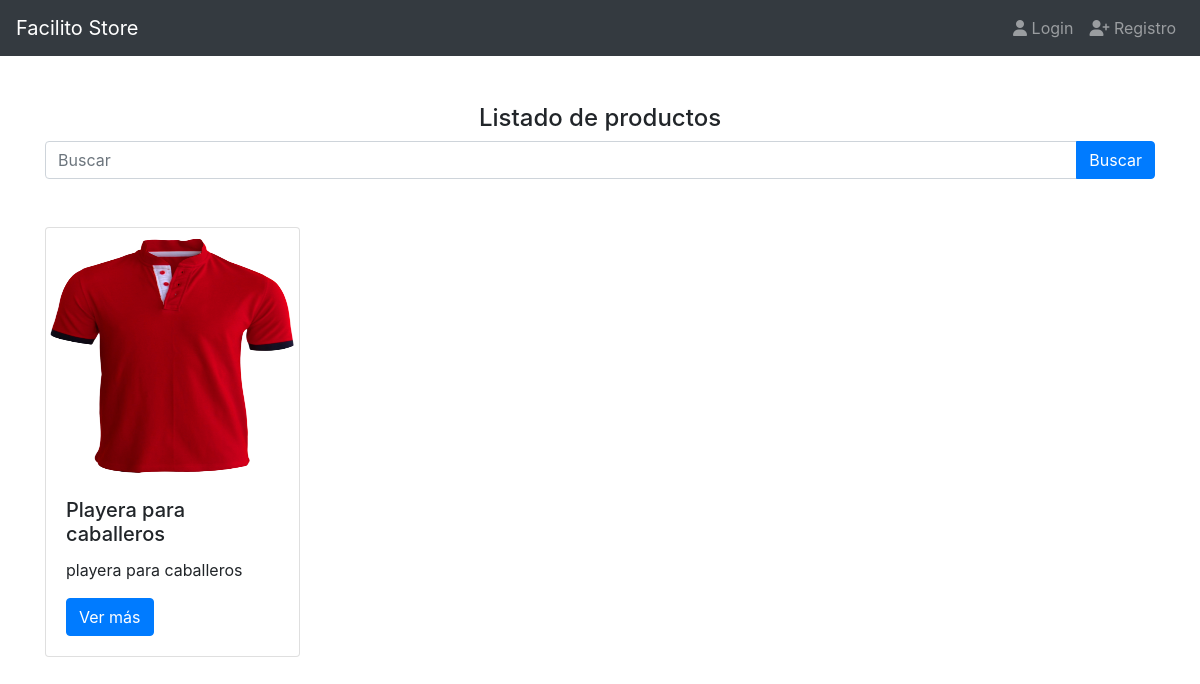
The app's page /, older data.
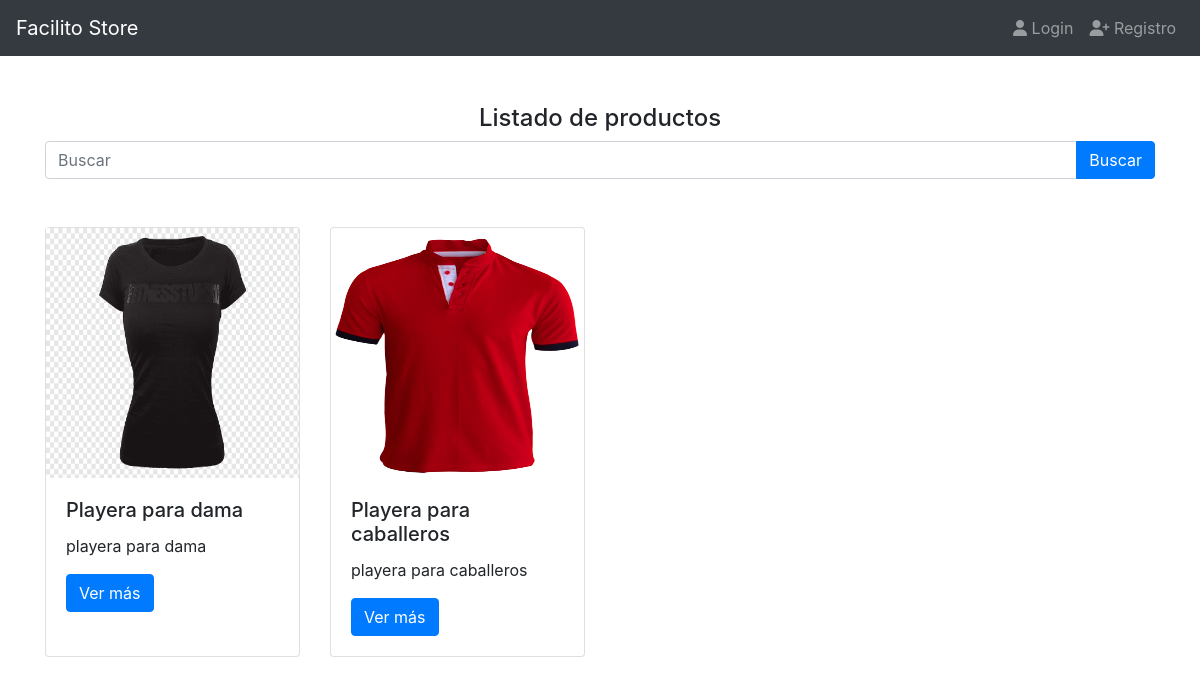
The same page, newer data.
### products/models.py (models this page shows, shortened)
class Product(models.Model):
    title = models.CharField(max_length=50)
    description = models.TextField()
    price = models.DecimalField(max_digits=8, decimal_places=2, default=0.0) #123456.77
    slug = models.SlugField(null=False, blank=False, unique=True)
    image = models.ImageField(upload_to='products/', null=False, blank=False)
    created_at = models.DateTimeField(auto_now_add=True)

### products/views.py (the view)
# urls.py: path('', ProductListView.as_view(), name='index'),
class ProductListView(ListView):
    template_name = 'index.html'
    queryset = Product.objects.all().order_by('-id')
    def get_context_data(self, **kwargs):
        context = super().get_context_data(**kwargs)
        context['message'] = 'Listado de productos'
        context['products'] = context['product_list']
        return context

### templates/index.html
{% extends 'base.html' %}
{% block content %}
<div class="col">
    <h4 class="text-center">{{ message }}</h4>
    {% include 'products/snippets/search.html' %}
    {% include 'products/snippets/list.html' %}
</div>
{% endblock %}

### templates/base.html (shortened to what this page needs)
{% load static %}
<!DOCTYPE html>
<html>
    <head>
        <link rel="stylesheet" href="https://cdn.jsdelivr.net/npm/bootstrap@4.3.1/dist/css/bootstrap.min.css">
    </head>
    <body>
        {% include 'navbar.html' %}
        <div class="container">
            <div class="row mt-5">
            {% block content%}
            {% endblock %}
            </div>
        </div>
    </body>
</html>

### templates/navbar.html (shortened to what this page needs)
{% url 'login' as login %}
{% url 'register' as register %}
<nav class="navbar navbar-expand-md bg-dark navbar-dark">
    <a href="{% url 'index' %}" class="navbar-brand">Facilito Store</a>
    <div id="navb" class="navbar-collapse collapse hide">
        <ul class="nav navbar-nav ml-auto">
            {% if user.is_authenticated %}
                <li class="navbar-item">
                    <a href="{% url 'logout' %}" class="nav-link">
                        <span class="fas fa-sign-in-alt"></span>
                        Logout</a>
                </li>
            {% else %}
                <li class="navbar-item {% if request.path == login %}active {% endif %} ">
                    <a href="{{ login }}" class="nav-link">
                        <span class="fas fa-user"></span>
                        Login</a>
                </li>
                <li>
                    <a href="{{ register }}" class="nav-link">
                        <span class="fas fa-user-plus"></span>
                        Registro</a>
                </li>
            {% endif %}
        </ul>
    </div>
</nav>

### products/templates/products/snippets/search.html
<form action="{% url 'products:search' %}">
    <div class="input-group">
        <input type="text" name="q" value="{{ query }}" class="form-control" placeholder="Buscar">
        <div class="input-group-append">
            <input type="submit" name="" value="Buscar" class="btn btn-primary">
        </div>
    </div>
</form>

### products/templates/products/snippets/list.html
<div class="row">
    {% for object in product_list %}
    <div class="col-3 mt-5">
        {% include 'products/snippets/product.html' with product=object %}
    </div>
    {% endfor %}
</div>

### products/templates/products/snippets/product.html
 <div class="card h-100">
    {% if product.image %}
        <img src="{{ product.image.url }}" alt="Imagen del producto" height="250">
    {% endif %}
    <div class="card-body">
        <h5 class="card-title">{{ product.title }}</h5>
        <p class="card-text">{{ product.description | truncatewords:15 }}</p>
        <a href="{% url 'products:product' product.slug %}" class="btn btn-primary">Ver más</a>
    </div>
</div>

Row changes from the older to the newer data that the page shows:
added Product: image (picture), title "Playera para dama", description "playera para dama"
